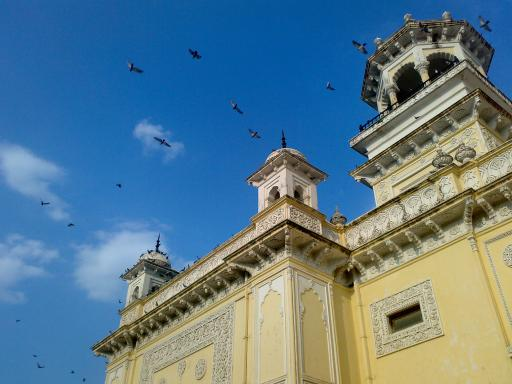
#> input picture Ch7-MachineLearning/assets/home.jpg, 512 x 384 px
$ jupyter execute '【OpenCV-Python】教程：7-4 KMeans 应用.ipynb'
#> lines starting #> are read from the running program, lines starting #| are printed output that depends on the picture
[cell 1]
# 单特征数据的聚类
import numpy as np
import cv2
from matplotlib import pyplot as plt

x = np.random.randint(25,100,25)
y = np.random.randint(175,255,25)

z = np.hstack((x,y))
z = z.reshape((50,1))
z = np.float32(z)
plt.hist(z,256,[0,256]),plt.show()
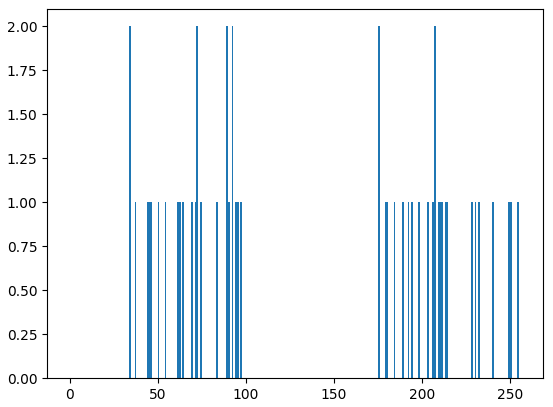
#> figure drawn by matplotlib, 1 panel

# 定义终止条件 = ( type, max_iter = 10 , epsilon = 1.0 )
criteria = (cv2.TERM_CRITERIA_EPS + cv2.TERM_CRITERIA_MAX_ITER, 10, 1.0)

# 设置标志
flags = cv2.KMEANS_RANDOM_CENTERS

# 应用 KMeans
compactness, labels, centers = cv2.kmeans(z, 2, None, criteria, 10, flags)

A = z[labels == 0]
B = z[labels == 1]

# 红色 A，蓝色 B， 黄色中心
plt.hist(A, 256, [0, 256], color='r')
plt.hist(B, 256, [0, 256], color='b')
plt.hist(centers, 32, [0, 256], color='y')
plt.show()
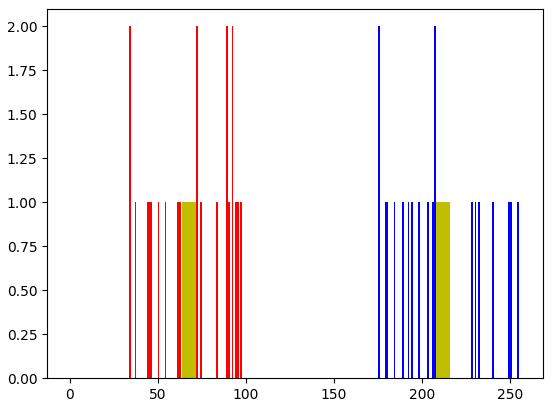
#> figure drawn by matplotlib, 1 panel

[cell 2]
# 多特征数据的聚类
import numpy as np
import cv2
from matplotlib import pyplot as plt

Data1 = np.random.randint(25, 50, (25, 2))
Data2 = np.random.randint(60, 85, (25, 2))
Z = np.vstack((Data1, Data2))

# 浮点数
Z = np.float32(Z)

# 定义终止条件和应用KMeans
criteria = (cv2.TERM_CRITERIA_EPS + cv2.TERM_CRITERIA_MAX_ITER, 10, 1.0)
ret, label, center = cv2.kmeans(
    Z, 2, None, criteria, 10, cv2.KMEANS_RANDOM_CENTERS)

#
A = Z[label.ravel() == 0]
B = Z[label.ravel() == 1]

# Plot the data
plt.scatter(A[:, 0], A[:, 1], c='b')
plt.scatter(B[:, 0], B[:, 1], c='r')
plt.scatter(center[:, 0], center[:, 1], s=80, c='y', marker='s')
plt.xlabel('Height'), plt.ylabel('Weight')
plt.show()
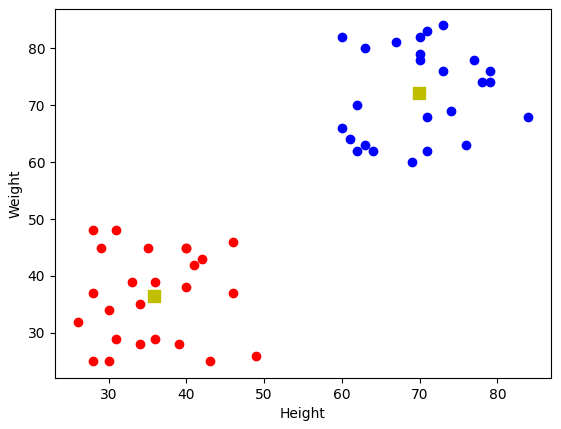
#> figure drawn by matplotlib, 1 panel

[cell 3]
# 颜色量化
import numpy as np
import cv2
img = cv2.imread('assets/home.jpg')
#> img is the input picture: shape (384, 512, 3); mean B, G, R 141.2, 123.9, 91.6
Z = img.reshape((-1, 3))

#
Z = np.float32(Z)
# 定义终止条件和应用 KMeans
criteria = (cv2.TERM_CRITERIA_EPS + cv2.TERM_CRITERIA_MAX_ITER, 10, 1.0)
K = 32
ret, label, center = cv2.kmeans(
    Z, K, None, criteria, 10, cv2.KMEANS_RANDOM_CENTERS)
#> ret = 32637774.5; center = 32 rows, first 8: [8.31, 18.86, 23.15], [204.6, 220, 225.3], [181.4, 209.1, 218.5], [194, 209.4, 210.3], [66.41, 111.7, 126.6], [75.5, 97.65, 103.3], [50.82, 31, 16.1], [95.7, 152.8, 170.6]

#
center = np.uint8(center)
#> center = 32 rows, first 8: [8, 18, 23], [204, 220, 225], [181, 209, 218], [193, 209, 210], [66, 111, 126], [75, 97, 103], [50, 30, 16], [95, 152, 170]
res = center[label.flatten()]

res2 = res.reshape((img.shape))
cv2.imshow('res2', res2)
cv2.waitKey(0)
cv2.destroyAllWindows()
